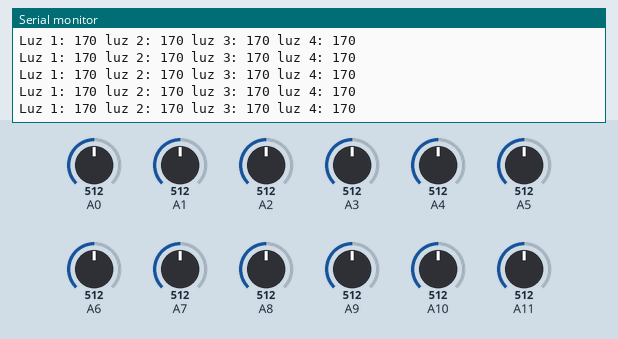
Bench run of a sketch on a simulated Arduino Mega 2560, built with avr-gcc and run on an emulated ATmega2560. Shown: the last lines printed to the serial monitor. The test bench sets the inputs (shaded band); at power-on: A2 = 512, A5 = 512, A8 = 512, A0 = 512, A1 = 512, A3 = 512, A4 = 512, A6 = 512, A7 = 512, A9 = 512, A10 = 512, A11 = 512.

Above: at 1.2 s.
1.3 s: A2 set to 309
At 1.42 s:
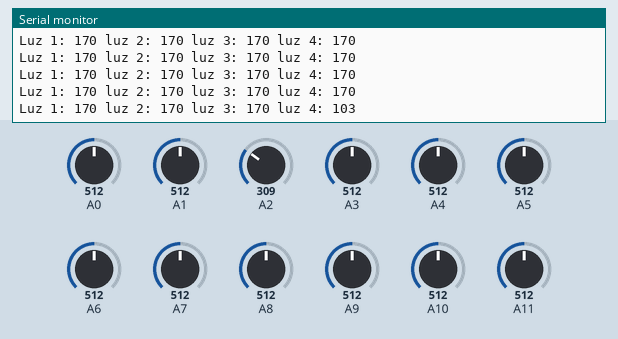
4.3 s: A2 set to 291
At 4.33 s:
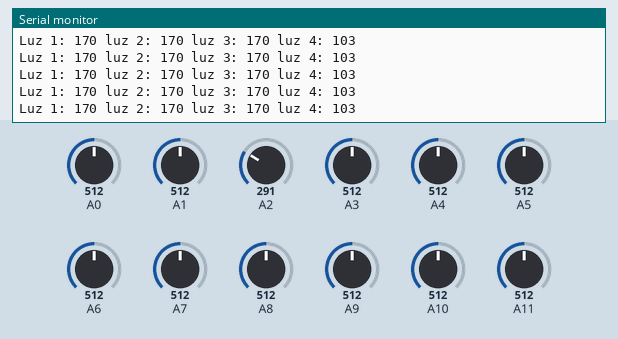
7.3 s: A5 set to 311
At 7.3 s:
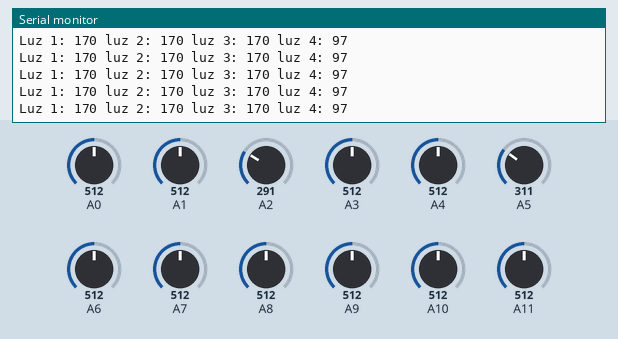
8.8 s: A5 set to 282
At 8.81 s:
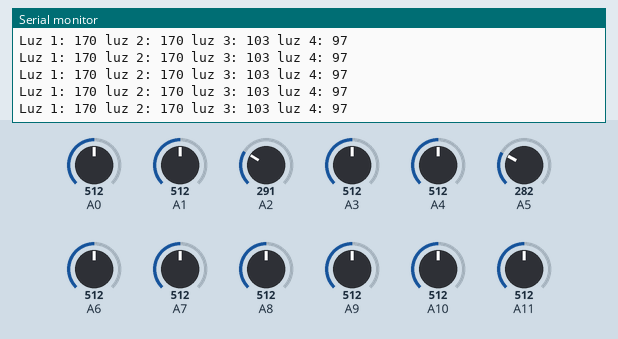
11.8 s: A8 set to 310
At 11.81 s:
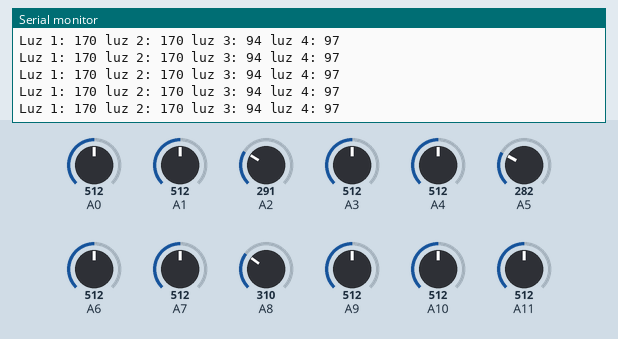
14.8 s: A8 set to 292
At 14.81 s:
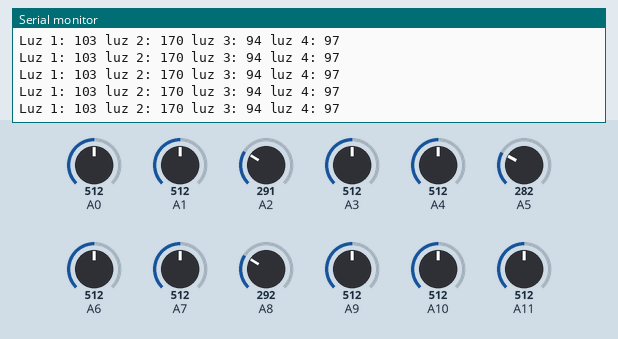
Timing chart, 0 to 17.3 s (numbered marks = the images above; inputs shaded):
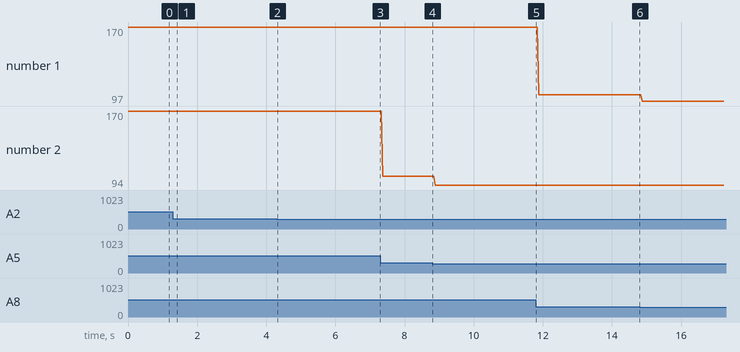

Measured:
- after the input at 1.3 s, the serial monitor: prints a new line after 0.11 s (image 1)
- plotted number 2: 103 → 94 after the input at 8.8 s

The sketch:

Prueba_luz.ino
```cpp
int LDRValue1_1, LDRValue1_2, LDRValue1_3;
int LDRValue2_1, LDRValue2_2, LDRValue2_3;
int LDRValue3_1, LDRValue3_2, LDRValue3_3;
int LDRValue4_1, LDRValue4_2, LDRValue4_3;
int LDRValue1, LDRValue2, LDRValue3, LDRValue4;

void setup()
{

  Serial.begin(9600);

}

void loop()
{

  leerDatos();

  LDRValue1 = promedio1();
  LDRValue2 = promedio2();
  LDRValue3 = promedio3();
  LDRValue4 = promedio4();

  Serial.print("Luz 1: ");
  Serial.print(LDRValue1);
  Serial.print(" luz 2: ");
  Serial.print(LDRValue2);
  Serial.print(" luz 3: ");
  Serial.print(LDRValue3);
  Serial.print(" luz 4: ");
  Serial.println(LDRValue4);

}

void leerDatos()
{
//enfrente
  LDRValue1_1 = analogRead(A6);
  LDRValue1_2 = analogRead(A7);
  LDRValue1_3 = analogRead(A8);
//izquierda(clema)
  LDRValue2_1 = analogRead(A9);
  LDRValue2_2 = analogRead(A10);
  LDRValue2_3 = analogRead(A11);
//derecha
  LDRValue3_1 = analogRead(A3);
  LDRValue3_2 = analogRead(A4);
  LDRValue3_3 = analogRead(A5);
//atras
  LDRValue4_1 = analogRead(A0);
  LDRValue4_2 = analogRead(A1);
  LDRValue4_3 = analogRead(A2);
}

int promedio1()
{

  return (LDRValue1_1, LDRValue1_2, LDRValue1_3)/3;

}

int promedio2()
{

  return (LDRValue2_1, LDRValue2_2, LDRValue2_3)/3;

}

int promedio3()
{

  return (LDRValue3_1, LDRValue3_2, LDRValue3_3)/3;

}

int promedio4()
{

  return (LDRValue4_1, LDRValue4_2, LDRValue4_3)/3;

}
```
